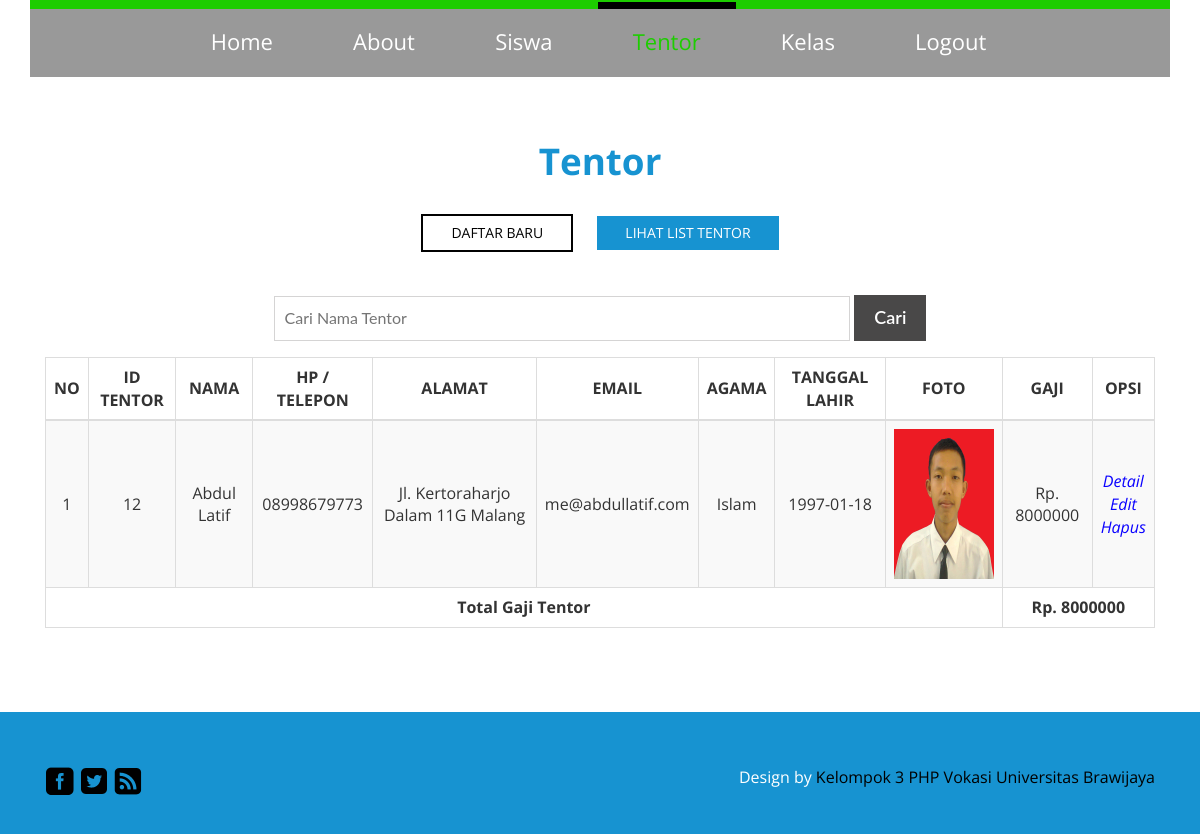
/tentor_list.php (signed in), run on the app's committed database.
### tables this page shows
CREATE TABLE IF NOT EXISTS `tb_tentor` (
  `id_tentor` int(20) NOT NULL,
  `nama_tentor` varchar(50) NOT NULL,
  `hp_tentor` varchar(15) NOT NULL,
  `alamat_tentor` varchar(100) NOT NULL,
  `email_tentor` varchar(100) NOT NULL,
  `agama_tentor` varchar(10) DEFAULT NULL,
  `tl_tentor` date NOT NULL,
  `gaji_tentor` int(15) NOT NULL,
  `foto_tentor` longblob NOT NULL
);

### tentor_list.php (the view, shortened to what this page needs)
<?php
	if(ISSET($_SESSION['username']))
	{
		?>
<!DOCTYPE html>
<html>
<head>
<link href="css/bootstrap.css" rel='stylesheet' type='text/css' />
<link href="css/style.css" rel='stylesheet' type='text/css' />
</head>
<body>
	<div class="banner1" id="home">
		<div class="container">
			<div class="header">
				<div class="menu">
					<ul class="nav" id="nav">
					<li><a href="index.php">Home</a></li>
					<li><a href="about.html">About</a></li>
					<li><a href="siswa_form.php">Siswa</a></li>
					<li class="active"><a href="tentor_form.php">Tentor</a></li>
					<li><a href="kelas_form.php">Kelas</a></li>
					<li><a href="logout.php">Logout</a></li>
					</ul>
				</div>
			</div>
		</div>
	</div>
	<div class="portfolios" id="portfolio">
		<div class="container">
			<h3 class="top-head w_hd">Tentor</h3>
			<ul id="filters" class="clearfix">
						<a href="tentor_form.php"><li><span class="filter">Daftar Baru</span></li></a>
						<a href="tentor_list.php"><li><span class="filter active">Lihat List Tentor</span></li></a>
					</ul>
				<div class="col-md-2 contact-left">
                </div>
				<div class="col-md-8 contact-left">
					<div class="contact-text">
                    <form method="post" action="tentor_cari.php">
                        <input type="text" class="abd" name="nama_tentor" placeholder="Cari Nama Tentor">
                        <input type="submit" value="Cari" name="cari_tentor">
                    </form>
                    </div>
                    </div>
				<div class="col-md-2 contact-left">
                </div>
				<div class="col-md-12 contact-left">
                    <table class="table table-striped table-bordered table-hover">
                        <thead>
                            <tr align="center">
                                <th style="text-align:center; vertical-align:middle">
                                    NO
                                </th>
                                <th style="text-align:center; vertical-align:middle">
                                    ID TENTOR
                                </th>
                                <th style="text-align:center; vertical-align:middle">
                                    NAMA
                                </th>
                                <th style="text-align:center; vertical-align:middle">
                                    HP / TELEPON
                                </th>
                                <th style="text-align:center; vertical-align:middle">
                                    ALAMAT
                                </th>
                                <th style="text-align:center; vertical-align:middle">
                                    EMAIL
                                </th>
                                <th style="text-align:center; vertical-align:middle">
                                    AGAMA
                                </th>
                                <th style="text-align:center; vertical-align:middle">
                                    TANGGAL LAHIR
                                </th>
                                <th style="text-align:center; vertical-align:middle">
                                    FOTO
                                </th>
                                <th style="text-align:center; vertical-align:middle">
                                    GAJI
                                </th>
                                <th style="text-align:center; vertical-align:middle">
                                    OPSI
                                </th>
                        </thead>
                        <tbody>
                            <?php
                                $daftar		= mysql_query("SELECT * FROM tb_tentor") or die (mysql_error());
								$I			= 1;
                                while($dataku = mysql_fetch_object($daftar))
                                {
									?>
									<tr>
										<td align="center" style="vertical-align:middle"><?php echo $I++; ?></td>
										<td align="center" style="vertical-align:middle"><?php echo $dataku->id_tentor; ?></td>
										<td style="vertical-align:middle"><?php echo $dataku->nama_tentor; ?></td>
										<td style="vertical-align:middle"><?php echo $dataku->hp_tentor; ?></td>
										<td style="vertical-align:middle"><?php echo $dataku->alamat_tentor; ?></td>
										<td style="vertical-align:middle"><?php echo $dataku->email_tentor; ?></td>
										<td style="vertical-align:middle"><?php echo $dataku->agama_tentor; ?></td>
										<td style="vertical-align:middle"><?php echo $dataku->tl_tentor; ?></td>
										<td style="vertical-align:middle"><img src="<?php echo $dataku->foto_tentor; ?>" width="100" /></td>
										<td style="vertical-align:middle">Rp. <?php echo $dataku->gaji_tentor; ?></td>
										<td style="vertical-align:middle" align="center">
											<a href="tentor_detail.php?id_tentor=<?php echo $dataku->id_tentor?>"><i style="color:#0A00FF">Detail</i></a><br />
											<a href="tentor_edit.php?id_tentor=<?php echo $dataku->id_tentor?>"><i style="color:#0A00FF">Edit</i></a><br />
											<a href="tentor_hapus.php?id_tentor=<?php echo $dataku->id_tentor?>&foto_tentor=<?= $r[‘foto_tentor’];?>"><i style="color:#0A00FF">Hapus</i></a>
										</td>
									</tr>
									<?php
                                }
                            ?>
                        </tbody>
                        <tfoot>
                            <tr>
                                <td colspan="9" align="center"><strong>Total Gaji Tentor</strong></td>
                                <td colspan="2">
                                    <strong>
                                        <?php
                                            $jumlah	= mysql_query ("select sum(gaji_tentor) 'total' from tb_tentor");
                                            $total	= mysql_fetch_object($jumlah);
                                            echo "Rp. ".$total->total;
                                        ?>
                                    </strong>
                                </td>
                            </tr>
                        </tfoot>
                    </table>
					</div>
				</div>
			</div>
	<div class="footer">
		<div class="container">
			<div class="footer-main">
				<div class="col-md-6 footer-left">
					<ul>
						<li><a href="#"><span class="fb"> </span></a></li>
						<li><a href="#"><span class="twit"> </span></a></li>
						<li><a href="#"><span class="in"> </span></a></li>
					</ul>
				</div>
				<div class="col-md-6 footer-right">
					<p>Design by <a href="#">Kelompok 3 PHP Vokasi Universitas Brawijaya</a></p>
				</div>
				<div class="clearfix"> </div>
			</div>
		</div>
	</div>
</body>
</html>
		<?php
	}
	else
	{
		header('location:login_form.php?pesan=login');
	}
?>

### css/style.css (style rules this page uses)
h4, h5, h6, h1, h2, h3 { margin-top: 0; }
ul, ol { margin: 0; }
p { margin: 0; }
html, body { font-family: 'Open Sans', sans-serif; font-size: 100%; background:#fff; }
body a { transition:0.5s all; -webkit-transition:0.5s all; -moz-transition:0.5s all; -o-transition:0.5s all; -ms-transition:0.5s all; }
.menu { text-align: center; }
.menu li { display:inline-block; }
.menu li:first-child { margin-left:0; }
.menu li a { display: block; font-size: 22px; font-weight: 400; color: #fff; -webkit-transition: all 0.3s ease; -moz-transition: all 0.3s ease; -o-transition: all 0.3s ease; transition: all 0.3s ease; text-align: center; }
.menu li a:hover,.menu li.active a { color:#1dcd00; }
.nav:before, .nav:after { content: " "; display: table; }
.nav:after { clear: both; }
.nav li { border-top: 5px solid #1dcd00; margin: -7px 3px; }
.nav li:hover,.nav li.active { border-top: 7px solid #000; }
.nav > li > a { margin: 0px 10px; padding: 17px 25px 27px 25px; }
.header { background: rgba(0, 0, 0, 0.4); border-top: 9px solid #1dcd00; }
.footer { background:#1793d1; padding:2em 0px; }
.footer-left ul { padding:0px; }
.footer-left ul li { list-style:none; display:inline-block; }
.footer-left ul li span { background:url(../images/footer-sprit.png) no-repeat; width:30px; height:30px; display:block; transition:0.5s all; -webkit-transition:0.5s all; -moz-transition:0.5s all; -o-transition:0.5s all; -ms-transition:0.5s all; }
.footer-left ul li span.fb { background-position:0px 0px; }
.footer-left ul li span.twit { background-position:-30px 0px; }
.footer-left ul li span.in { background-position:-60px 0px; }
.footer-right p a { color: #000; }
.footer-right p { color: #fff; font-size:16px; text-align: right; }
.footer-main { margin-top: 22px; }
.contact-text input[type="text"] { width: 100%; color: #898888; outline: none; font-family: 'Lato', sans-serif; font-size: 16px; padding: 10px 10px; margin-bottom: 1em; border: solid 1px #D5D4D4; }
.contact-text input[type="text"].abd { width: 79%; color: #898888; outline: none; font-family: 'Lato', sans-serif; font-size: 16px; padding: 10px 10px; margin-bottom: 1em; border: solid 1px #D5D4D4; -webkit-appearance: none; }
.contact-text input[type="submit"] { border: none; outline: none; color: #fff; background: #494848; padding: 10px 20px; font-family: 'Lato', sans-serif; font-size: 18px; font-weight: 600; margin-top: 1.5em; -webkit-appearance: none; }
.portfolios { padding:4em 0px; text-align:center; }
.w_hd { color: #1793d1!important; font-size: 2.3em; font-weight: 700; }
ul#filters { padding: 0px; margin: 2em 0 1em 0px; }
#filters li { display: -webkit-inline-box; margin:0 10px; }
#filters li span { display: block; padding: 0.5em 2em; text-decoration: none; color: #010101; cursor: pointer; font-size: 0.875em; font-weight: 400; text-transform: uppercase; border: 2px solid #010101; }
#filters li span.active { background: #1793d1; color: #FFF; border:none; }
.container:after { content: "\0020"; display: block; height: 0; clear: both; visibility: hidden; }
.clearfix:before, .clearfix:after, .row:before, .row:after { content: '\0020'; display: block; overflow: hidden; visibility: hidden; width: 0; height: 0; }
.row:after, .clearfix:after { clear: both; }
.row, .clearfix { zoom: 1; }

### data on the page
tb_tentor: id_tentor "12", nama_tentor "Abdul Latif", hp_tentor "08998679773", alamat_tentor "Jl. Kertoraharjo Dalam 11G Malang", email_tentor "me@abdullatif.com", agama_tentor "Islam", tl_tentor "1997-01-18", foto_tentor (picture), gaji_tentor "8000000"

### other printed values
$total->total "8000000"
